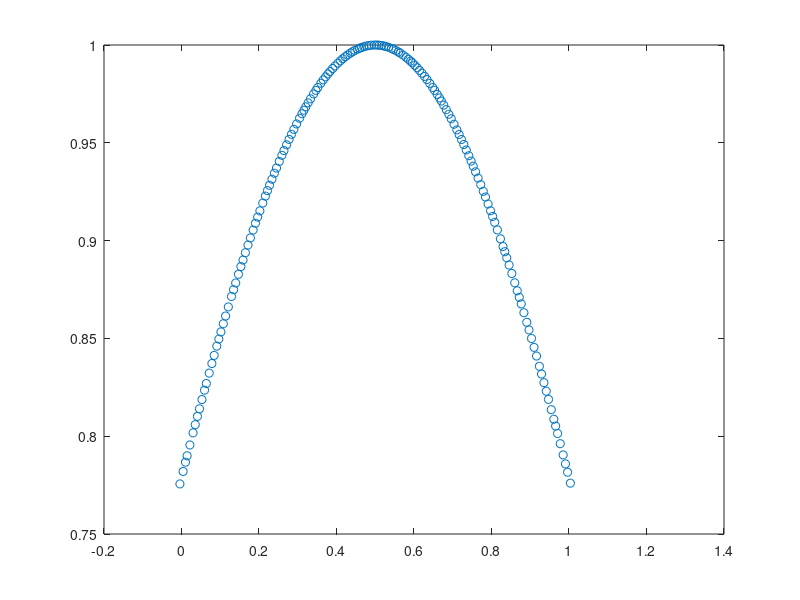

MATLAB code for this plot: (Note: this script raises an error after producing the figure.)
clear all
close all
N = 160;
rng(1234);
h0 = 1/N;
X = zeros(N+1,1);
for i = 1:N+1
   X(i) = (i-1)*h0; 
   if(i>1 && i < N+1)
   X(i) = X(i) + (-1+rand*(2))*h0/3;
   end
end
x = zeros(N+2,1);
for i = 2:N+1
    x(i) = (X(i-1)+X(i))/2;
end
x(1) = -x(2);
x(N+2) = 1+(1-x(N+1));
%plot(X,1,'*',x,1,'o')
%xlim([0 1])
h = zeros(N+2,1);
for i = 2:N+1
   h(i) = X(i)-X(i-1); 
end

h(1) = h(2);
h(N+2) = h(N+1);



f = zeros(N+2,1);
for i = 1:N+2
    if i==1
       f(i) = 0; 
    else
    f(i) = (1/h(i))*(-2*(x(i)+h(i)/2)*exp(-(x(i)+h(i)/2)^2)+2*(x(i-1)+h(i-1)/2)*exp(-(x(i-1)+h(i-1)/2)^2));
    
    end
    %u(i) = (1/h(i))*((x(i)+h(i)/2)^4-((x(i)-h(i)/2)^4))/4;%exp(-(x(i)-0.5)^2);
    
    u(i) = (1/h(i))*((pi^(1/2)*erf(x(i)+h(i)/2 - 1/2))/2-(pi^(1/2)*erf(x(i)-h(i)/2 - 1/2))/2);
end

 


f(1)=2*1;
f(N+2)=2*exp(-1);

plot(x,u,'o')

hold on 



% %second order recon
% for i = 2:N+1
% %i = 5;
% wi1 = 1/abs(x(i-1)-x(i));
% wi2 = 1/abs(x(i+1)-x(i));
% xi = x(i);
% x1 = x(i-1);
% x2 = x(i+1);
% syms z
% xb1 = (1/h(i-1))*int(z-x(i-1),z,x(i-1)-h(i-1)/2,x(i-1)+h(i-1)/2);
% xb2 = (1/h(i+1))*int(z-x(i+1),z,x(i+1)-h(i+1)/2,x(i+1)+h(i+1)/2);
% xbi = (1/h(i))*int(z-x(i),z,x(i)-h(i)/2,x(i)+h(i)/2);
% ub1 = u(i-1);
% ub2 = u(i+1);
% ubi = u(i);
% A = double([wi1*(xb1-xbi+x1-xi); wi2*(xb2-xbi+x2-xi)]);
% b = [wi1*(ub1-ubi); wi2*(ub2-ubi)];
% 
% y(2) = A\b%(A'*A)\(A'*b)
% y(1) = ubi%ubi-xbi*y(2)
% 
% 
%    xx = linspace(x(i)-h(i)/2,x(i)+h(i)/2,100);
%    yy = y(1)+y(2)*(xx-x(i));
%    plot(xx,yy)
% end
error = 0;
%4th order recon
for i = 4:N-1
%i = 5;
% wi1 = 1/abs(x(i-1)-x(i));
% wi2 = 1/abs(x(i+1)-x(i));
% wi3 = 1/abs(x(i-2)-x(i));
% wi4 = 1/abs(x(i+2)-x(i));
% xi = x(i);
% x1 = x(i-1);
% x2 = x(i+1);
% x3 = x(i-2);
% x4 = x(i+2);
% syms z
% xb1 = (1/h(i-1))*int(z-x(i-1),z,x(i-1)-h(i-1)/2,x(i-1)+h(i-1)/2);
% xb2 = (1/h(i+1))*int(z-x(i+1),z,x(i+1)-h(i+1)/2,x(i+1)+h(i+1)/2);
% xb3 = (1/h(i-2))*int(z-x(i-2),z,x(i-2)-h(i-2)/2,x(i-2)+h(i-2)/2);
% xb4 = (1/h(i+2))*int(z-x(i+2),z,x(i+2)-h(i+2)/2,x(i+2)+h(i+2)/2);
% xbi = (1/h(i))*int(z-x(i),z,x(i)-h(i)/2,x(i)+h(i)/2);
% 
% x2b1 = (1/h(i-1))*int((z-x(i-1))^2,z,x(i-1)-h(i-1)/2,x(i-1)+h(i-1)/2);
% x2b2 = (1/h(i+1))*int((z-x(i+1))^2,z,x(i+1)-h(i+1)/2,x(i+1)+h(i+1)/2);
% x2b3 = (1/h(i-2))*int((z-x(i-2))^2,z,x(i-2)-h(i-2)/2,x(i-2)+h(i-2)/2);
% x2b4 = (1/h(i+2))*int((z-x(i+2))^2,z,x(i+2)-h(i+2)/2,x(i+2)+h(i+2)/2);
% x2bi = (1/h(i))*int((z-x(i))^2,z,x(i)-h(i)/2,x(i)+h(i)/2);
% 
% x3b1 = (1/h(i-1))*int((z-x(i-1))^3,z,x(i-1)-h(i-1)/2,x(i-1)+h(i-1)/2);
% x3b2 = (1/h(i+1))*int((z-x(i+1))^3,z,x(i+1)-h(i+1)/2,x(i+1)+h(i+1)/2);
% x3b3 = (1/h(i-2))*int((z-x(i-2))^3,z,x(i-2)-h(i-2)/2,x(i-2)+h(i-2)/2);
% x3b4 = (1/h(i+2))*int((z-x(i+2))^3,z,x(i+2)-h(i+2)/2,x(i+2)+h(i+2)/2);
% x3bi = (1/h(i))*int((z-x(i))^3,z,x(i)-h(i)/2,x(i)+h(i)/2);
% ub1 = u(i-1);
% ub2 = u(i+1);
% ub3 = u(i-2);
% ub4 = u(i+2);
% ubi = u(i);
% A = double([wi1*(xb1-xbi+x1-xi) wi1*(x2b1+2*(x1-xi)*xb1+(x1-xi)^2-xbi) wi1*(x3b1+3*(x1-xi)*x2b1+3*(x1-xi)^2*xb1+(x1-xi)^3-xbi); 
%             wi2*(xb2-xbi+x2-xi) wi2*(x2b2+2*(x2-xi)*xb2+(x2-xi)^2-xbi) wi2*(x3b2+3*(x2-xi)*x2b2+3*(x2-xi)^2*xb2+(x2-xi)^3-xbi); 
%             wi3*(xb3-xbi+x3-xi) wi3*(x2b3+2*(x3-xi)*xb3+(x3-xi)^2-xbi) wi3*(x3b3+3*(x3-xi)*x2b3+3*(x3-xi)^2*xb3+(x3-xi)^3-xbi);
%             wi4*(xb4-xbi+x4-xi) wi4*(x2b4+2*(x4-xi)*xb4+(x4-xi)^2-xbi) wi4*(x3b4+3*(x4-xi)*x2b4+3*(x4-xi)^2*xb4+(x4-xi)^3-xbi)]);
% b = [wi1*(ub1-ubi); wi2*(ub2-ubi); wi3*(ub3-ubi); wi4*(ub4-ubi) ];
% 
% y(2:4) = A\b;%(A'*A)\(A'*b)
% y(1) = ubi-xbi*y(2)-x2bi*y(3)-x3bi*y(4);%ubi-xbi*y(2)
% %q = y(1)-ubi

 Y= recon3(x(i),h(i),u(i),x(i-1),h(i-1),u(i-1),x(i+1),h(i+1),u(i+1),x(i-2),h(i-2),u(i-2),x(i+2),h(i+2),u(i+2));
   y=Y;
   
   
   xx = linspace(x(i)-h(i)/2,x(i)+h(i)/2,100000);
   ue = exp(-(xx-0.5).^2);%xx.^3;%;exp(-(xx-0.5).^2);
   yy = y(1)+y(2)*(xx-x(i))+y(3)*(xx-x(i)).^2+y(4)*(xx-x(i)).^3;
   plot(xx,yy)
   %ylim([-1e0 1e0])
  
   if i==4
   error = max(error,max(abs(ue-yy)))
   end
end


% i = 2
i=2;

y= recon3(x(i),h(i),u(i),x(i+1),h(i+1),u(i+1),x(i+2),h(i+2),u(i+2),x(i+3),h(i+3),u(i+3),x(i+4),h(i+4),u(i+4));

   xx = linspace(x(i)-h(i)/2,x(i)+h(i)/2,100);
   yy = y(1)+y(2)*(xx-x(i))+y(3)*(xx-x(i)).^2+y(4)*(xx-x(i)).^3;
   plot(xx,yy)

   

   

   
   i = N+1;
   y= recon3(x(i),h(i),u(i),x(i-1),h(i-1),u(i-1),x(i-2),h(i-2),u(i-2),x(i-3),h(i-3),u(i-3),x(i-4),h(i-4),u(i-4));

   xx = linspace(x(i)-h(i)/2,x(i)+h(i)/2,100);
   yy = y(1)+y(2)*(xx-x(i))+y(3)*(xx-x(i)).^2+y(4)*(xx-x(i)).^3;
   plot(xx,yy)

   
   
   i=3;

y= recon3(x(i),h(i),u(i),x(i-1),h(i-1),u(i-1),x(i+1),h(i+1),u(i+1),x(i+2),h(i+2),u(i+2),x(i+3),h(i+3),u(i+3));

   xx = linspace(x(i)-h(i)/2,x(i)+h(i)/2,100);
   yy = y(1)+y(2)*(xx-x(i))+y(3)*(xx-x(i)).^2+y(4)*(xx-x(i)).^3;
   plot(xx,yy)


   
   i = N;
   y= recon3(x(i),h(i),u(i),x(i+1),h(i+1),u(i+1),x(i-1),h(i-1),u(i-1),x(i-2),h(i-2),u(i-2),x(i-3),h(i-3),u(i-3));

   xx = linspace(x(i)-h(i)/2,x(i)+h(i)/2,100);
   yy = y(1)+y(2)*(xx-x(i))+y(3)*(xx-x(i)).^2+y(4)*(xx-x(i)).^3;
   plot(xx,yy)

 